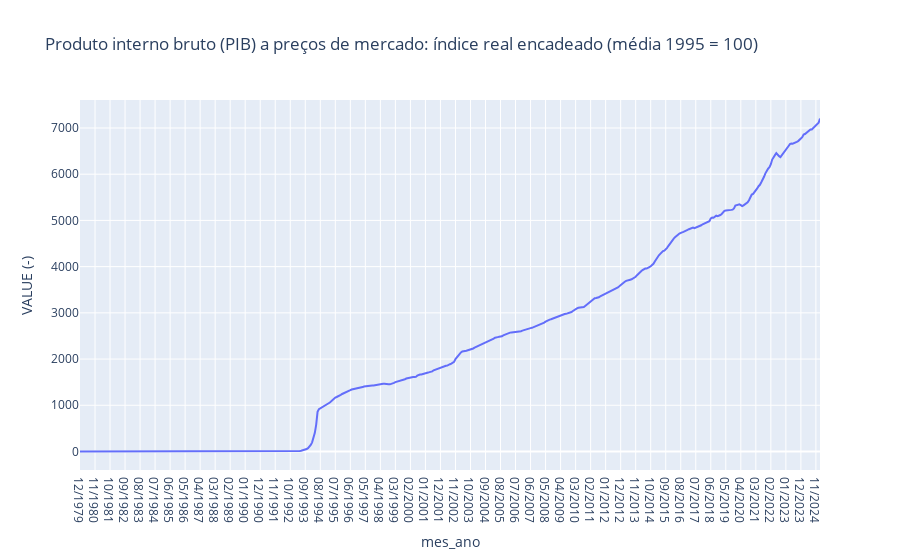

Notebook code cell kept with this figure:
### Code cell
fig_ipca = px.line(ipca, x = 'mes_ano', y = 'VALUE (-)', title  = 'Produto interno bruto (PIB) a preços de mercado: índice real encadeado (média 1995 = 100)')
fig_ipca.show()

### Figure 1 — Plotly figure (JSON) as saved in the notebook; plotly's stock layout.template omitted (floating-point values rounded to 4 significant figures; data arrays with more than 128 entries replaced by an {"elided": "..."} marker saying what was removed)
{"data": [{"hovertemplate": "mes_ano=%{x}<br>VALUE (-)=%{y}<extra></extra>", "legendgroup": "", "line": {"color": "#636efa", "dash": "solid"}, "marker": {"symbol": "circle"}, "mode": "lines", "name": "", "orientation": "v", "showlegend": false, "type": "scatter", "x": {"elided": "543 str values"}, "xaxis": "x", "y": {"elided": "543 float values"}, "yaxis": "y"}], "layout": {"autosize": true, "legend": {"tracegroupgap": 0}, "title": {"text": "Produto interno bruto (PIB) a preços de mercado: índice real encadeado (média 1995 = 100)"}, "xaxis": {"anchor": "y", "autorange": true, "domain": [0, 1], "range": [0, 542], "title": {"text": "mes_ano"}, "type": "category"}, "yaxis": {"anchor": "x", "autorange": true, "domain": [0, 1], "range": [-400.3, 7605.0], "title": {"text": "VALUE (-)"}, "type": "linear"}}}
